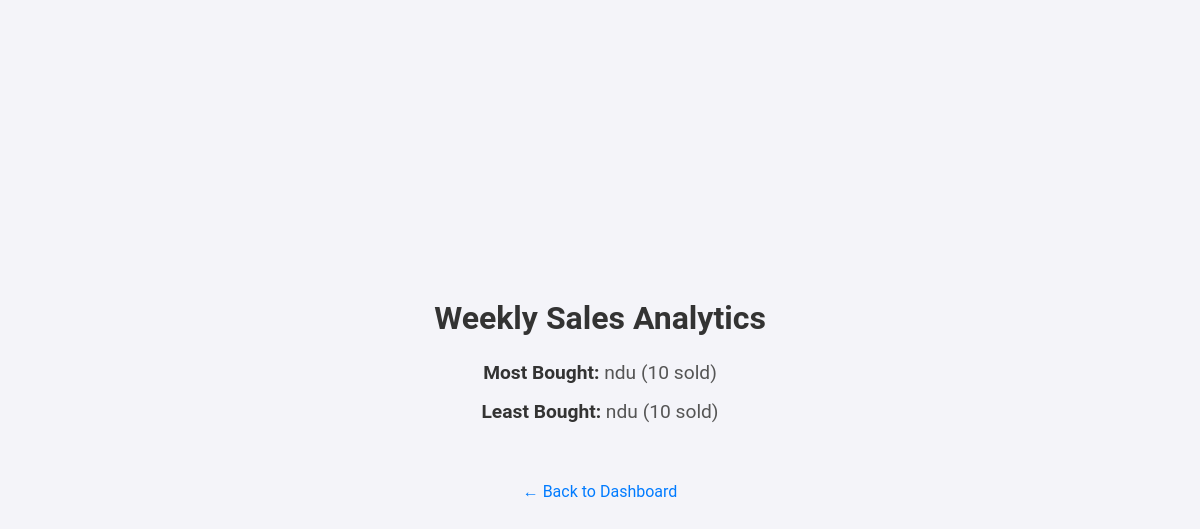
Before: /analytics with the older database file.
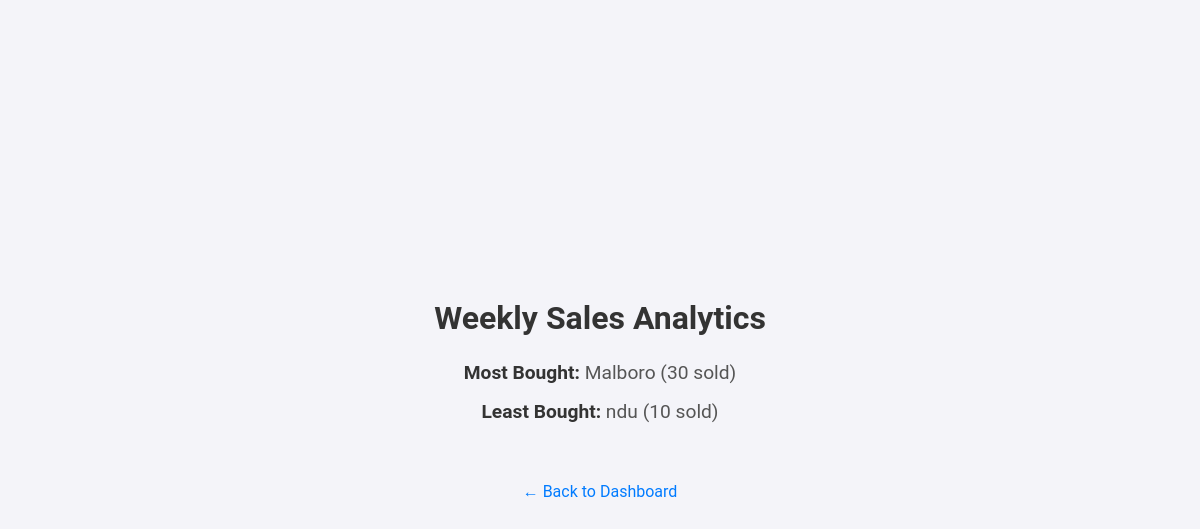
After: the same page with the newer database file.
### tables this page shows
CREATE TABLE transactions (
                    id INTEGER PRIMARY KEY AUTOINCREMENT,
                    product_name TEXT,
                    quantity INTEGER,
                    total_price REAL,
                    date TEXT
                );

### app.py (the view)
@app.route('/analytics')
def analytics():
    conn = sqlite3.connect('database.db')
    one_week_ago = (datetime.now() - timedelta(days=7)).strftime("%Y-%m-%d %H:%M:%S")
    cursor = conn.cursor()
    results = cursor.execute("""
        SELECT product_name, SUM(quantity) as total
        FROM transactions
        WHERE date >= ?
        GROUP BY product_name
        ORDER BY total DESC
    """, (one_week_ago,)).fetchall()
    most_bought = results[0] if results else None
    least_bought = results[-1] if results else None
    conn.close()
    return render_template('analytics.html', most_bought=most_bought, least_bought=least_bought)

### templates/analytics.html (shortened to what this page needs)
<!DOCTYPE html>
<html lang="en">
<head>
    <link rel="stylesheet" href="{{ url_for('static', filename='analytics.css') }}">
</head>
<body>
    <h2>Weekly Sales Analytics</h2>
    {% if most_bought %}
        <p><strong>Most Bought:</strong> {{ most_bought[0] }} ({{ most_bought[1] }} sold)</p>
        <p><strong>Least Bought:</strong> {{ least_bought[0] }} ({{ least_bought[1] }} sold)</p>
    {% else %}
        <p>No purchases in the last 7 days.</p>
    {% endif %}
    <br>
    <a href="/">← Back to Dashboard</a>
</body>
</html>

Changed rows visible on the page:
added transactions: product_name "Malboro"
Other visible differences:
{{ most_bought[1] }}: "10" → "30"
{{ most_bought[0] }}: "ndu" → (not shown)
